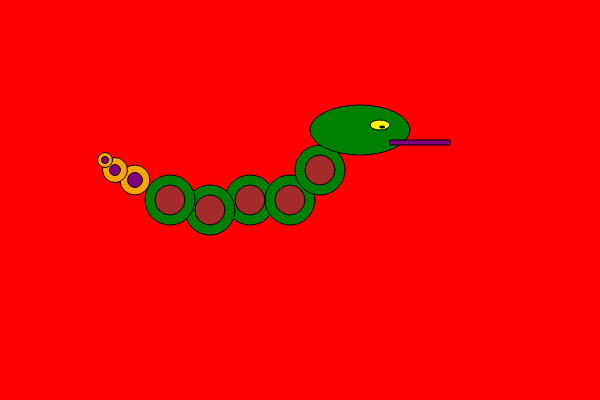
Frame 1 (no input)
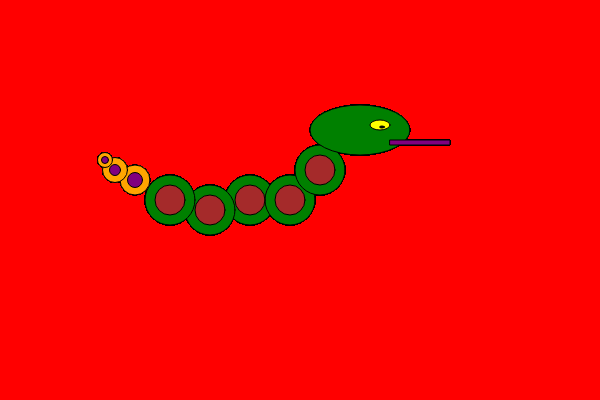
Frame 60 (no input)
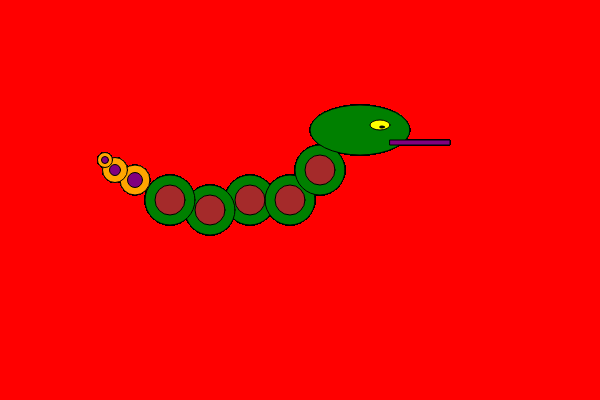
Frame 120 (the mouse pressed at the canvas centre since frame 60)

The p5.js sketch that drew these frames (run headless with seeded random() and noise() and a simulated clock; from frame 60 on, the mouse is pressed at the canvas centre):

// p5.js sketch
// ── sketch.js
var num = 100;
var num2 = 50;
var trex = 1000;
var zeven = 7;
var message = "hello";
var anotherMessage = "goodbye";
var heyhey = "I know a boy named ROY G BIV";
var heyyyy = "up in the sky is where he lived. His name spelled out the colors of the rainbow. This is the story of ROY G BIV"; 
var booleanVar = true;
var booleanVar2 = false;
var mouthH = 40;
var mouthW = 400;



function setup() {

    createCanvas(600,400);
    background(255,0,0);
    background(255,204,0);
    background('red');
    
}

function draw() {
    
ellipse(50,50)

//body 
fill('green')
ellipse(250,200,50,50);
ellipse(290,200,50,50);
ellipse(320,170,50,50)
ellipse(210,210,50,50)
ellipse(170,200,50,50)
//inner body 
fill('brown')
ellipse(250,200,30,30);
ellipse(290,200,30,30);
ellipse(320,170,30,30)
ellipse(210,210,30,30)
ellipse(170,200,30,30)
//head
fill('green')
ellipse(360,130,100,50)
//tail 
fill('orange')
ellipse(135,180,30,30)
ellipse(115,170,25,25)
ellipse(105,160,15,15)
//inner tail
fill('purple')
ellipse(135,180,15,15)
ellipse(115,170,11,11)
ellipse(105,160,7,7)
//tounge
rect(390, 140, 60, 5)
//eyes
fill('yellow')
ellipse(380,125,20,10)
//pupil
fill('black')
ellipse(382,127,5,2)


//ellipse(300,200,50,50);

}
